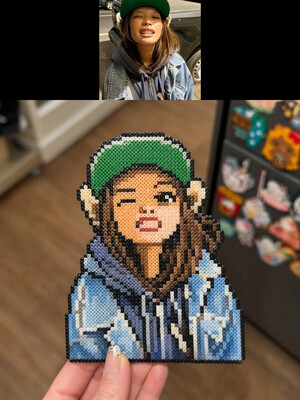
#> input picture assets/thumbs/photo-perler-charm.jpg, 300 x 400 px
$ python vintage_finish.py ../../../assets/thumbs/photo-perler-charm.jpg
#> lines starting #> are read from the running program, lines starting #| are printed output that depends on the picture
#> in main, image is the input picture: PIL image 300x400 RGB; mean R, G, B 94.6, 79.8, 65.2
#!/usr/bin/env python3
"""把一张干净的数字生成图收尾成旧杂志印刷的质感。

复古感的来源是光学解析力有限和印刷网点吃掉高频，不是滤镜色。
所以这一步只动解析力、颗粒和动态范围，不动色相和饱和度。

强度默认自动：先量当前图的锐度，再搜一个能落进目标区间的强度。
不同图像模型出图的锐度差很多（实测同一张原片，一个模型的锐度是另一个的两倍多），
写死强度换个模型就废，所以这里自己量自己调。

用法：
    python3 vintage_finish.py 输入图 [--out 输出图] [--strength auto|0.7]

缺少 Pillow 时打印 VINTAGE_FINISH_SKIPPED 并正常退出，不阻断出图。
"""

from __future__ import annotations

import argparse
import sys
from pathlib import Path

# 目标区间来自本项目 8 张已验收成片的实测（指标见 measure_sharpness）。
TARGET_LOW = 16.5
TARGET_HIGH = 22.5
TARGET_AIM = 19.5
METRIC_HEIGHT = 1200      # 量之前统一缩到这个高度，保证不同尺寸可比

REFERENCE_HEIGHT = 1600   # 下面几个参数是在这个高度上标定的，实际按比例缩放
BLUR_RADIUS = 1.1
GRAIN_SIGMA = 4.5
HALFTONE_AMPLITUDE = 3
BLACK_POINT = 12          # 印刷暗部抬起来，不到纯黑
WHITE_POINT = 238         # 印刷高光压下去，不到纯白


def measure_sharpness(image) -> float:
    """拉普拉斯响应的标准差。数值越大越锐。"""
    from PIL import Image, ImageFilter, ImageStat
    width, height = image.size
#> width = 300; height = 400
    probe = image.resize((max(1, int(width * METRIC_HEIGHT / height)), METRIC_HEIGHT), Image.LANCZOS)
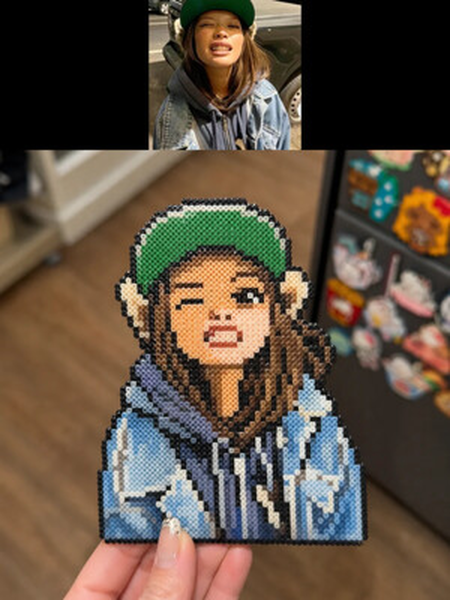
#> probe: PIL image 900x1200 RGB (shown at 1/2 size); mean R, G, B 94.6, 79.8, 65.3
    laplacian = probe.convert("L").filter(
        ImageFilter.Kernel((3, 3), [0, 1, 0, 1, -4, 1, 0, 1, 0], scale=1, offset=128)
    )
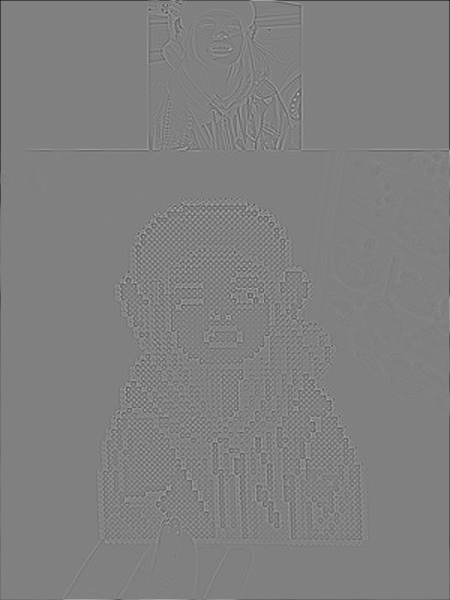
#> laplacian: PIL image 900x1200 L (shown at 1/2 size); min 0, max 213, mean 127.8
    return ImageStat.Stat(laplacian).stddev[0]


def apply_finish(image, strength: float):
    from PIL import Image, ImageChops, ImageFilter

    if strength <= 0:
        return image
    width, height = image.size
    scale = height / REFERENCE_HEIGHT   # 参数随分辨率缩放，换尺寸观感一致

    # 1. 有限解析力：降采样再放回原尺寸，高频细节一去不返
    divisor = 1 + 2 * strength
    if divisor > 1.05:
        small = image.resize((max(1, int(width / divisor)), max(1, int(height / divisor))), Image.LANCZOS)
        image = small.resize((width, height), Image.BICUBIC)

    # 2. 光学柔化
    radius = BLUR_RADIUS * strength * scale
    if radius > 0.05:
        image = image.filter(ImageFilter.GaussianBlur(radius))

    # 3. 印刷网点：小方块平铺，成本低且是规则纹理
    amplitude = max(1, round(HALFTONE_AMPLITUDE * strength))
    tile_size = 4
    tile = Image.new("L", (tile_size, tile_size))
    tile.putdata([128 + amplitude if (x + y) % 2 == 0 else 128 - amplitude
                  for y in range(tile_size) for x in range(tile_size)])
    halftone = Image.new("L", (width, height))
    for y in range(0, height, tile_size):
        for x in range(0, width, tile_size):
            halftone.paste(tile, (x, y))
    image = ImageChops.add(image, halftone.convert("RGB"), scale=1, offset=-128)

    # 4. 胶片颗粒
    noise = Image.effect_noise((width, height), GRAIN_SIGMA * strength).convert("RGB")
    image = ImageChops.add(image, noise, scale=1, offset=-128)

    # 5. 印刷动态范围：暗部抬起、高光压住，不出现纯黑纯白
    black = BLACK_POINT * strength
    white = 255 - (255 - WHITE_POINT) * strength
    span = white - black
    return image.point([round(black + value * span / 255) for value in range(256)] * 3)


def auto_strength(image) -> tuple[float, float, list[str]]:
    """二分搜一个能把锐度压进目标区间的强度。"""
    trace = []
    raw = measure_sharpness(image)
#> raw = 9.11
    trace.append(f"原图 {raw:.2f}")
    if raw <= TARGET_HIGH:
        return 0.0, raw, trace          # 本来就够柔，不用动

    low, high, best, best_metric = 0.0, 1.5, 1.0, None
    for _ in range(5):
        mid = (low + high) / 2
        metric = measure_sharpness(apply_finish(image, mid))
        trace.append(f"强度 {mid:.2f} → {metric:.2f}")
        if best_metric is None or abs(metric - TARGET_AIM) < abs(best_metric - TARGET_AIM):
            best, best_metric = mid, metric
        if abs(metric - TARGET_AIM) <= 1.5:
            return mid, metric, trace    # 够居中就停，落在区间边沿不算够好
        if metric > TARGET_HIGH:
            low = mid                    # 还太锐，加大强度
        else:
            high = mid                   # 过头了，减小强度
    return best, best_metric, trace


def main() -> int:
    parser = argparse.ArgumentParser(description="旧杂志印刷质感收尾")
    parser.add_argument("image", type=Path)
    parser.add_argument("--out", type=Path, help="默认在原文件名后加 _vintage")
    parser.add_argument("--strength", default="auto",
                        help="auto（默认，自己量自己调）或 0 到 1.5 的数字")
    args = parser.parse_args()

    try:
        from PIL import Image
    except ImportError:
        print("VINTAGE_FINISH_SKIPPED reason=pillow_not_installed")
        print("这一步需要 Pillow。可以运行 pip3 install Pillow 后重试；跳过不影响已生成的图片。")
        return 0

    if not args.image.is_file():
        print(f"VINTAGE_FINISH_FAILED reason=file_not_found path={args.image}")
        return 1

    try:
        image = Image.open(args.image).convert("RGB")
    except Exception as error:
        print(f"VINTAGE_FINISH_FAILED reason=cannot_open_image detail={type(error).__name__}")
        print(f"这个文件读不出图片：{args.image}")
        return 1

    if str(args.strength).lower() == "auto":
        strength, metric, trace = auto_strength(image)
#> strength = 0; metric = 9.11; trace = ['原图 9.11']
        print("[auto] " + " | ".join(trace))
#| [auto] 原图 9.11
        if strength == 0:
            print(f"VINTAGE_FINISH_SKIPPED reason=already_soft metric={metric:.2f}")
#| VINTAGE_FINISH_SKIPPED reason=already_soft metric=9.11
            print("这张图本来就够柔，不需要收尾。")
            return 0
    else:
        try:
            strength = max(0.0, min(1.5, float(args.strength)))
        except ValueError:
            print(f"VINTAGE_FINISH_FAILED reason=bad_strength value={args.strength}")
            return 1
        if strength == 0:
            print("VINTAGE_FINISH_SKIPPED reason=strength_zero")
            return 0
        metric = None

    result = apply_finish(image, strength)
    final_metric = measure_sharpness(result)

    destination = args.out or args.image.with_name(f"{args.image.stem}_vintage{args.image.suffix or '.jpg'}")
    save_kwargs = {"quality": 95} if destination.suffix.lower() in {".jpg", ".jpeg"} else {}
    try:
        result.save(destination, **save_kwargs)
    except Exception as error:
        print(f"VINTAGE_FINISH_FAILED reason=cannot_save detail={type(error).__name__}")
        print(f"写不进这个位置：{destination}")
        return 1
    print(f"VINTAGE_FINISH_OK out={destination} strength={strength:.2f} "
          f"metric={final_metric:.2f} target={TARGET_LOW}-{TARGET_HIGH}")
    return 0


if __name__ == "__main__":
    raise SystemExit(main())
#> (the program exits here)

$ run again, on assets/thumbs/blue-retro-print.jpg
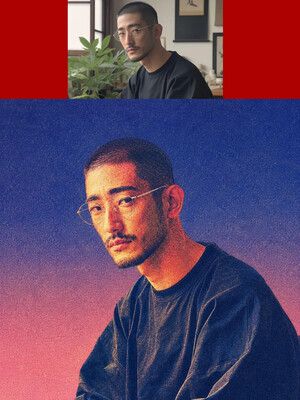
#> input picture assets/thumbs/blue-retro-print.jpg, 300 x 400 px
#> in main, image is the input picture: PIL image 300x400 RGB; mean R, G, B 98.4, 65.7, 96.6
#> in measure_sharpness, `laplacian = probe.convert("L").filter( ImageFilter.Kernel((3, 3), [0, ..`:
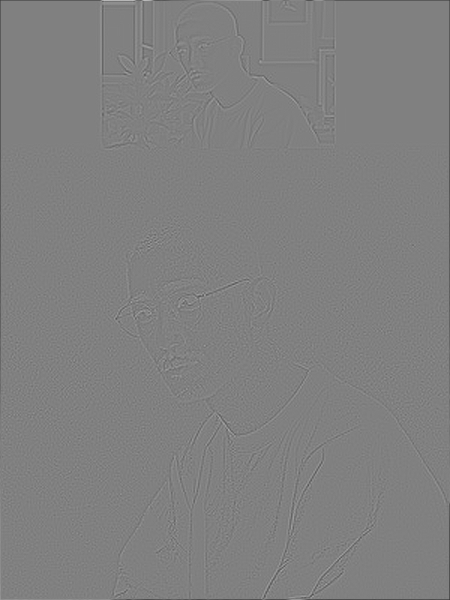
#> laplacian: PIL image 900x1200 L (shown at 1/2 size); min 17, max 255, mean 127.8
#> raw = 6.07
#> strength = 0; metric = 6.07; trace = ['原图 6.07']
#| [auto] 原图 6.07
#| VINTAGE_FINISH_SKIPPED reason=already_soft metric=6.07

$ run again, on assets/thumbs/clear-sky-urban-cel.jpg
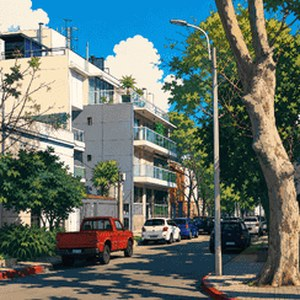
#> input picture assets/thumbs/clear-sky-urban-cel.jpg, 300 x 300 px
#> in main, image is the input picture: PIL image 300x300 RGB; mean R, G, B 99.7, 114.2, 108.1
#> in measure_sharpness, `probe = image.resize((max(1, int(width * METRIC_HEIGHT / height)), MET..`:
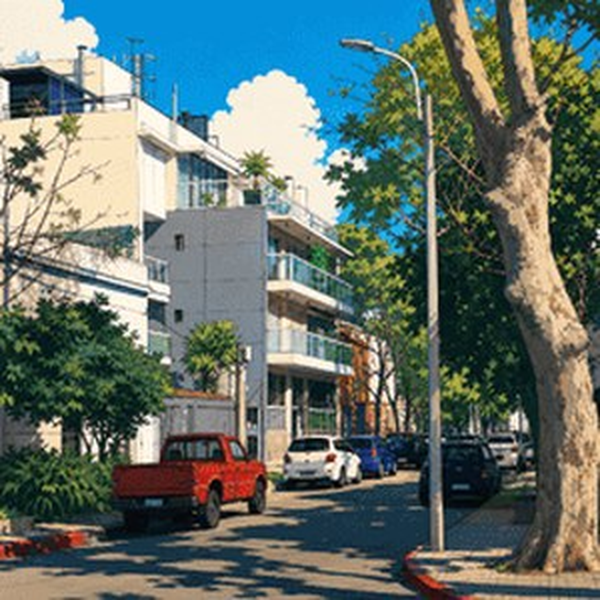
#> probe: PIL image 1200x1200 RGB (shown at 1/2 size); mean R, G, B 99.7, 114.2, 108.1
#> in measure_sharpness, `laplacian = probe.convert("L").filter( ImageFilter.Kernel((3, 3), [0, ..`:
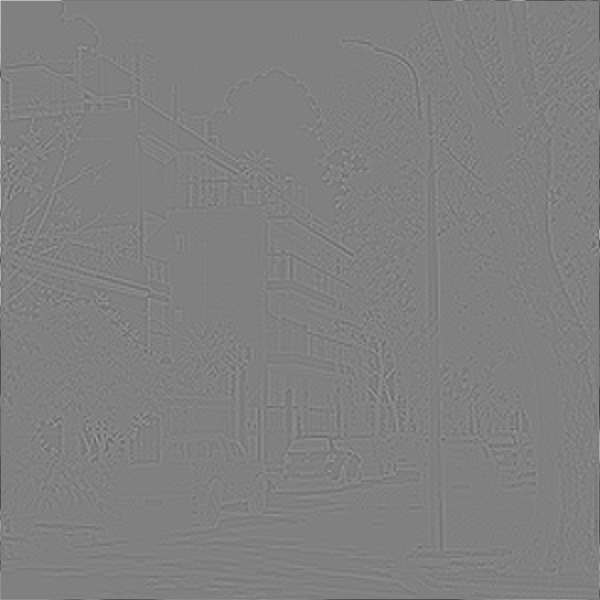
#> laplacian: PIL image 1200x1200 L (shown at 1/2 size); min 0, max 255, mean 128
#> raw = 5.79
#> strength = 0; metric = 5.79; trace = ['原图 5.79']
#| [auto] 原图 5.79
#| VINTAGE_FINISH_SKIPPED reason=already_soft metric=5.79
